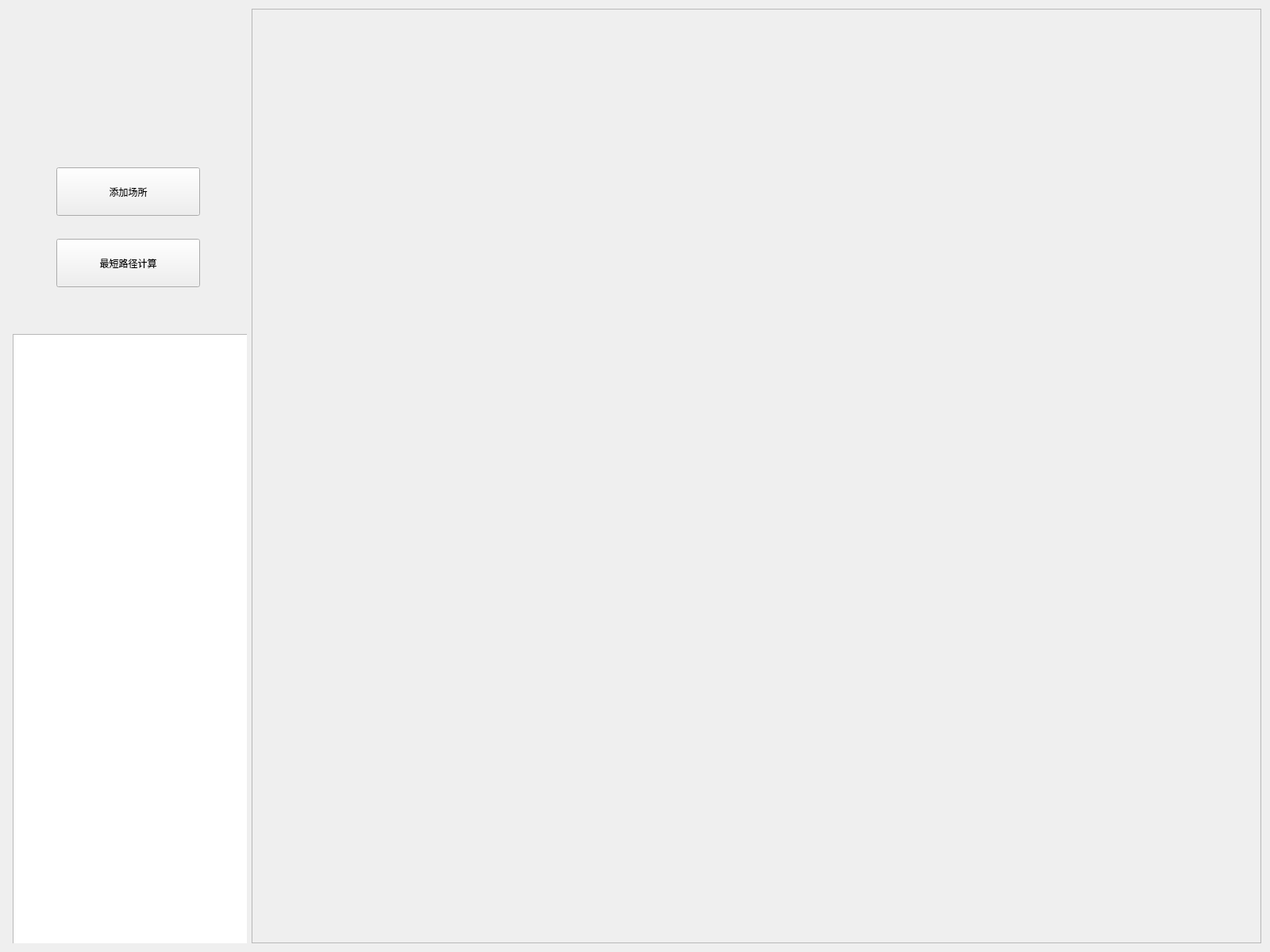
<?xml version="1.0" encoding="UTF-8"?>
<ui version="4.0">
 <class>CampusNavigationClass</class>
 <widget class="QMainWindow" name="CampusNavigationClass">
  <property name="geometry">
   <rect>
    <x>0</x>
    <y>0</y>
    <width>1600</width>
    <height>1200</height>
   </rect>
  </property>
  <property name="windowTitle">
   <string>CampusNavigation</string>
  </property>
  <widget class="QWidget" name="centralWidget">
   <layout class="QHBoxLayout" name="horizontalLayout">
    <item>
     <widget class="QWidget" name="widget" native="true">
      <property name="minimumSize">
       <size>
        <width>300</width>
        <height>0</height>
       </size>
      </property>
      <widget class="QPushButton" name="addPlaceButton">
       <property name="geometry">
        <rect>
         <x>60</x>
         <y>200</y>
         <width>181</width>
         <height>61</height>
        </rect>
       </property>
       <property name="text">
        <string>添加场所</string>
       </property>
      </widget>
      <widget class="QPushButton" name="shortestPathButton">
       <property name="geometry">
        <rect>
         <x>60</x>
         <y>290</y>
         <width>181</width>
         <height>61</height>
        </rect>
       </property>
       <property name="text">
        <string>最短路径计算</string>
       </property>
      </widget>
      <widget class="QListView" name="listView">
       <property name="geometry">
        <rect>
         <x>5</x>
         <y>410</y>
         <width>301</width>
         <height>771</height>
        </rect>
       </property>
      </widget>
     </widget>
    </item>
    <item>
     <widget class="QScrollArea" name="scrollArea">
      <property name="widgetResizable">
       <bool>true</bool>
      </property>
      <widget class="QWidget" name="scrollAreaWidgetContents">
       <property name="geometry">
        <rect>
         <x>0</x>
         <y>0</y>
         <width>1274</width>
         <height>1180</height>
        </rect>
       </property>
      </widget>
     </widget>
    </item>
   </layout>
  </widget>
 </widget>
 <layoutdefault spacing="6" margin="11"/>
 <resources>
  <include location="CampusNavigation.qrc"/>
 </resources>
 <connections/>
</ui>
